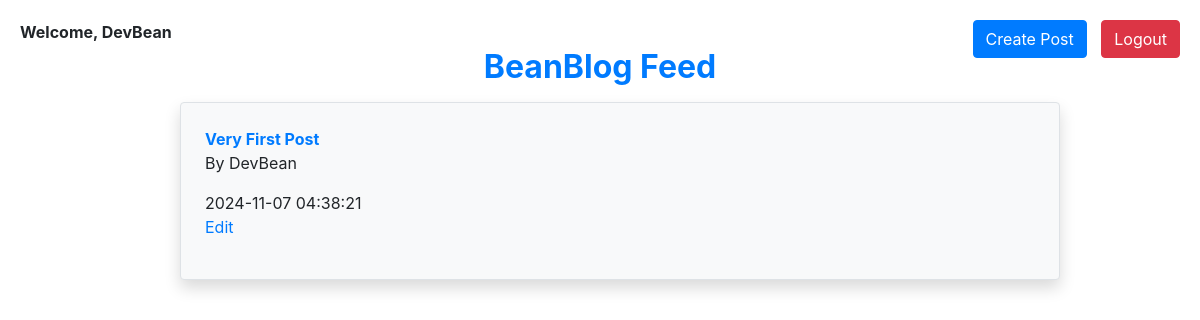
Page /home (signed in) on the committed database.
### tables this page shows
CREATE TABLE blogs (
            id INTEGER PRIMARY KEY AUTOINCREMENT,
            title TEXT NOT NULL,
            content TEXT NOT NULL,
            creator_username TEXT NOT NULL,
            created_at TIMESTAMP DEFAULT CURRENT_TIMESTAMP,
            FOREIGN KEY (creator_username) REFERENCES users(username)
        );

### app/__init__.py (the view)
@app.route('/home')
def home():
    if 'username' not in session:
        return redirect('/login')
    with sqlite3.connect('db.sqlite3') as conn:
        cursor = conn.cursor()
        cursor.execute('SELECT id, title, creator_username, created_at FROM blogs ORDER BY created_at DESC')
        posts = cursor.fetchall()
    blogs = [{'id': post[0], 'title': post[1], 'creator_username': post[2], 'created_at': post[3]} for post in posts]
    curr_user = session['username']
    return render_template('home.html', blogs=blogs, cUser = curr_user)

### templates/home.html (shortened to what this page needs)
<!DOCTYPE html>
<html>
  <head>
    <link rel="stylesheet" href="https://maxcdn.bootstrapcdn.com/bootstrap/4.5.2/css/bootstrap.min.css">
    <link rel="stylesheet" href="{{ url_for('static', filename='css/home.css') }}">
  </head>
  <body>
    <div class="user-info">
      Welcome, {{ cUser }}
    </div>
    <div class="top-buttons">
      <a href="{{ url_for('create_blog') }}" class="btn btn-primary">Create Post</a>
      <a href="{{ url_for('logout') }}" class="btn btn-danger">Logout</a>
    </div>
    <div class="container">
      <div class="row justify-content-center">
        <div class="col-md-10">
          <h2 class="text-center mt-5">BeanBlog Feed</h2>
          <ul class="blogs">
            {% for blog in blogs %}
              <div class="mt-3 p-4 border rounded bg-light shadow">
                <li><a href="{{ url_for('view_blog', post_id=blog.id) }}">{{ blog.title }}</a></li>
                <p>By {{ blog.creator_username }}</p>
                <p>{{ blog.created_at }}
                {% if cUser == blog.creator_username %}
                <br>
                  <a href="{{ url_for('edit_blog', post_id=blog.id) }}">Edit</a>
                  {% endif %}
                </p>
              </div>
            {% endfor %}
          </ul>
        </div>
      </div>
    </div>
  </body>
</html>

### static/css/home.css (style rules this page uses)
h2 { font-weight: 700; color: #007bff; }
ul { list-style: none; }
li { text-decoration: none; font-weight: bold; }

### templates/home.html (style rules this page uses)
.top-buttons { position: fixed; top: 20px; right: 20px; z-index: 1000; }
.top-buttons a { margin-left: 10px; }
.user-info { position: fixed; top: 20px; left: 20px; z-index: 1000; font-size: 16px; font-weight: bold; }

### rows in the picture
blogs: creator_username "DevBean", title "Very First Post", created_at "2024-11-07 04:38:21"
